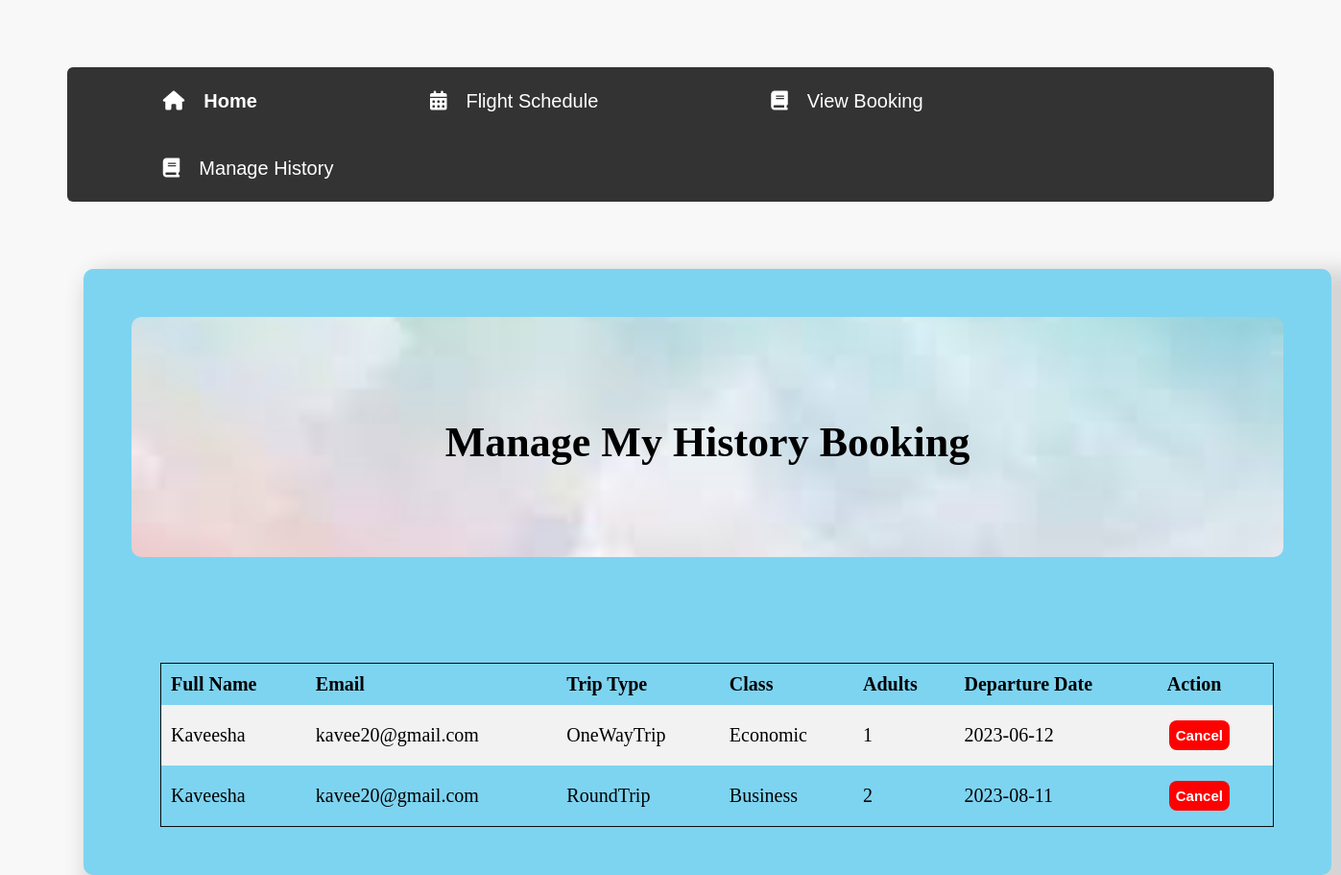
The page /User/UserViewHistoryBooking.php (signed in) on the database its author committed.
### tables this page shows
CREATE TABLE `booking` (
  `Reservation_ID` int(11) NOT NULL,
  `Full_Name` varchar(100) NOT NULL,
  `Email` varchar(50) NOT NULL,
  `U_Address` varchar(50) NOT NULL,
  `City` varchar(50) NOT NULL,
  `Trip_Type` varchar(10) NOT NULL,
  `Class` varchar(10) NOT NULL,
  `Adults` int(20) NOT NULL,
  `User_ID` int(100) NOT NULL,
  `Schedule_No` int(11) NOT NULL,
  `Departure_Date` date NOT NULL
);

### User/UserViewHistoryBooking.php (the view, shortened to what this page needs)
<?php
require("../Server.php");
?>
<!DOCTYPE html>
<html>
<head>
  <link rel="stylesheet" href="userFlightScheduleStyle.css">
  <link rel="stylesheet" href="userViewBookingStyle.css">
</head>
<body>
  <div class="navbar-user">
    <a href="UserDashboard.php"><i class="fa fa-home" style="color: white; margin: 15px 20px 15px 20px;"></i><b>Home</b></a>
    <a href="UserFlightSchedule.php"><i class="fas fa-calendar-alt" style="color: white; margin: 15px 20px 15px 20px;"></i>Flight Schedule</a>
    <a href="UserViewBooking.php"><i class='fas fa-book' style="color: white; margin: 15px 20px 15px 20px;"></i>View Booking</a>
    <a href="UserViewHistoryBooking.php"><i class='fas fa-book' style="color: white; margin: 15px 20px 15px 20px;"></i>Manage History</a>
  </div>
  <div class="schedulecard">
    <div class="usercontainer">
      <div style="overflow-x:auto;">
        <div class="bg-img"><br>
          <h1 style="color:black;text-align: center;padding: 50px;">
            Manage My History Booking
          </h1><br><br>
        </div>
        <div class="adminSchedule">
          <div class="row-as1">
          </div>
          <table>
            <tr>
              <th>Full Name</th>
              <th>Email</th>
              <th>Trip Type</th>
              <th>Class</th>
              <th>Adults</th>
              <th>Departure Date</th>
              <th>Action</th>
            </tr>
            <?php
            $currentDate = date('Y-m-d');
            $user_Id = isset($_SESSION['u_ID']) ? $_SESSION['u_ID'] : null;
            if ($user_Id !== null) {
              $sql = "SELECT * FROM booking WHERE Departure_Date <= '$currentDate' AND User_ID = '$user_Id'";
              $result = mysqli_query($db_connection, $sql);
              if (mysqli_num_rows($result) > 0) {
                while ($row = mysqli_fetch_assoc($result)) {
            ?>
            <tr>
              <td><?php echo $row["Full_Name"]?></td>
              <td><?php echo $row["Email"]?></td>
              <td><?php echo $row["Trip_Type"]?></td>
              <td><?php echo $row["Class"]?></td>
              <td><?php echo $row["Adults"]?></td>
              <td><?php echo $row["Departure_Date"]?></td>
              <td>
                <a href="UserViewHistoryBooking.php?cancel_bookingId=<?php echo $row["Reservation_ID"]?>"><button class="button1"><b>Cancel</b></button></a>
              </td>
            </tr>
            <?php
                }
              } else {
                echo "<tr><td colspan='7'>No bookings found.</td></tr>";
              }
            }
            ?>
          </table>
        </div>
      </div>
    </div>
  </div>
</body>
</html>

### User/userFlightScheduleStyle.css (style rules this page uses)
* { box-sizing: border-box; }
body { margin: 0; background-color: rgb(249, 248, 248); }
.navbar-user { overflow: hidden; background-color: #333; font-family: Arial, Helvetica, sans-serif; margin: 5% 5%; border-radius: 6px; }
.navbar-user a { float: left; font-size: 20px; color: white; text-align: center; padding: 10px 80px; text-decoration: none; }
.schedulecard { background-color:rgb(125, 212, 241); box-shadow: 20px 20px 20px 20px rgba(73, 74, 75, 0.2); transition: 0.3s; width: 1300px; height: auto; border-radius: 10px; margin: 50px 87px; padding: 50px; }
table { border-collapse: collapse; border-spacing: 0; width: 100%; border: 1px solid #0e0c0c; font-size: 20px; overflow-x: auto; }
th, td { text-align: left; padding: 10px; table-layout: auto; width: fit-content; }
tr:nth-child(even) { background-color: #f2f2f2; }
body, html { height: 100%; font-family: Arial, Helvetica, sans-serif; }
.bg-img { background-image: url("download.jpg"); min-height: 200px; border-radius: 10px; height: 300px; background-position: center; background-repeat: no-repeat; background-size: cover; position: relative; }
body { font-family: 'Rye';font-size: 22px; }

### User/userViewBookingStyle.css (style rules this page uses)
body { font-family: "Lato", sans-serif; }
.adminSchedule { margin-left: 20px; font-size: 28px; padding: 0px 10px; overflow-x:auto; }
.row-as1 { display: flex; margin: 20px 20px 40px 20px; height: 50px; justify-content: space-between; }
table { border-collapse: collapse; border-spacing: 0; width: 150%; border: 1px solid white; font-size: 15px; overflow: auto; }
th, td { text-align: left; padding: 10px; table-layout: auto; width: fit-content; }
tr:nth-child(even) { background-color: #f2f2f2; }
.button1 { background-color:red; border: none; color: white; padding: 7px; text-align: center; text-decoration: none; display: inline-block; font-size: 15px; margin: 6px 2px; cursor: pointer; border-radius: 8px; min-width: 60px; }
* { box-sizing: border-box; }
body { margin: 0; background-color: rgb(249, 248, 248); }
.navbar-user { overflow: hidden; background-color: #333; font-family: Arial, Helvetica, sans-serif; margin: 5% 5%; border-radius: 6px; }
.navbar-user a { float: left; font-size: 20px; color: white; text-align: center; padding: 10px 80px; text-decoration: none; }
.schedulecard { background-color:rgb(125, 212, 241); box-shadow: 20px 20px 20px 20px rgba(73, 74, 75, 0.2); transition: 0.3s; width: 1300px; height: auto; border-radius: 10px; margin: 50px 87px; padding: 50px; }
table { border-collapse: collapse; border-spacing: 0; width: 100%; border: 1px solid #0e0c0c; font-size: 20px; overflow-x: auto; }
body, html { height: 100%; font-family: Arial, Helvetica, sans-serif; }
.bg-img { background-image: url("download.jpg"); min-height: 200px; border-radius: 10px; height: 250px; background-position: center; background-repeat: no-repeat; background-size: cover; position: relative; }
body { font-family: 'Rye';font-size: 22px; }

### rows shown on the page
booking: Full_Name "Kaveesha", Email "kavee20@gmail.com", Trip_Type "OneWayTrip", Class "Economic", Adults "1", Departure_Date "2023-06-12"
booking: Full_Name "Kaveesha", Email "kavee20@gmail.com", Trip_Type "RoundTrip", Class "Business", Adults "2", Departure_Date "2023-08-11"
